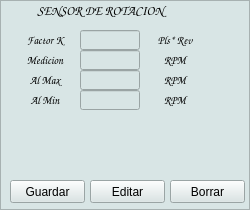
    <widget class="QFrame" name="FROT">
     <property name="geometry">
      <rect>
       <x>670</x>
       <y>130</y>
       <width>250</width>
       <height>210</height>
      </rect>
     </property>
     <property name="palette">
      <palette>
       <active>
        <colorrole role="Button">
         <brush brushstyle="SolidPattern">
          <color alpha="255">
           <red>216</red>
           <green>229</green>
           <blue>229</blue>
          </color>
         </brush>
        </colorrole>
        <colorrole role="Base">
         <brush brushstyle="SolidPattern">
          <color alpha="255">
           <red>216</red>
           <green>229</green>
           <blue>229</blue>
          </color>
         </brush>
        </colorrole>
        <colorrole role="Window">
         <brush brushstyle="SolidPattern">
          <color alpha="255">
           <red>216</red>
           <green>229</green>
           <blue>229</blue>
          </color>
         </brush>
        </colorrole>
       </active>
       <inactive>
        <colorrole role="Button">
         <brush brushstyle="SolidPattern">
          <color alpha="255">
           <red>216</red>
           <green>229</green>
           <blue>229</blue>
          </color>
         </brush>
        </colorrole>
        <colorrole role="Base">
         <brush brushstyle="SolidPattern">
          <color alpha="255">
           <red>216</red>
           <green>229</green>
           <blue>229</blue>
          </color>
         </brush>
        </colorrole>
        <colorrole role="Window">
         <brush brushstyle="SolidPattern">
          <color alpha="255">
           <red>216</red>
           <green>229</green>
           <blue>229</blue>
          </color>
         </brush>
        </colorrole>
       </inactive>
       <disabled>
        <colorrole role="Button">
         <brush brushstyle="SolidPattern">
          <color alpha="255">
           <red>216</red>
           <green>229</green>
           <blue>229</blue>
          </color>
         </brush>
        </colorrole>
        <colorrole role="Base">
         <brush brushstyle="SolidPattern">
          <color alpha="255">
           <red>216</red>
           <green>229</green>
           <blue>229</blue>
          </color>
         </brush>
        </colorrole>
        <colorrole role="Window">
         <brush brushstyle="SolidPattern">
          <color alpha="255">
           <red>216</red>
           <green>229</green>
           <blue>229</blue>
          </color>
         </brush>
        </colorrole>
       </disabled>
      </palette>
     </property>
     <property name="autoFillBackground">
      <bool>false</bool>
     </property>
     <property name="frameShape">
      <enum>QFrame::StyledPanel</enum>
     </property>
     <property name="frameShadow">
      <enum>QFrame::Raised</enum>
     </property>
     <widget class="QLabel" name="label_24">
      <property name="geometry">
       <rect>
        <x>20</x>
        <y>30</y>
        <width>50</width>
        <height>20</height>
       </rect>
      </property>
      <property name="font">
       <font>
        <family>Comic Sans MS</family>
        <pointsize>8</pointsize>
        <weight>75</weight>
        <bold>true</bold>
       </font>
      </property>
      <property name="text">
       <string>Factor K</string>
      </property>
      <property name="alignment">
       <set>Qt::AlignCenter</set>
      </property>
     </widget>
     <widget class="QLineEdit" name="RPM_FK">
      <property name="enabled">
       <bool>true</bool>
      </property>
      <property name="geometry">
       <rect>
        <x>80</x>
        <y>30</y>
        <width>60</width>
        <height>20</height>
       </rect>
      </property>
      <property name="sizePolicy">
       <sizepolicy hsizetype="Expanding" vsizetype="Maximum">
        <horstretch>0</horstretch>
        <verstretch>0</verstretch>
       </sizepolicy>
      </property>
      <property name="font">
       <font>
        <family>Times New Roman</family>
        <pointsize>8</pointsize>
        <weight>75</weight>
        <bold>true</bold>
       </font>
      </property>
      <property name="contextMenuPolicy">
       <enum>Qt::DefaultContextMenu</enum>
      </property>
      <property name="layoutDirection">
       <enum>Qt::LeftToRight</enum>
      </property>
      <property name="autoFillBackground">
       <bool>false</bool>
      </property>
      <property name="locale">
       <locale language="StandardMoroccanTamazight" country="Morocco"/>
      </property>
      <property name="text">
       <string/>
      </property>
      <property name="alignment">
       <set>Qt::AlignCenter</set>
      </property>
     </widget>
     <widget class="QLabel" name="RPM_NOM">
      <property name="geometry">
       <rect>
        <x>0</x>
        <y>0</y>
        <width>201</width>
        <height>20</height>
       </rect>
      </property>
      <property name="font">
       <font>
        <family>Comic Sans MS</family>
        <pointsize>10</pointsize>
        <weight>75</weight>
        <bold>true</bold>
       </font>
      </property>
      <property name="text">
       <string>SENSOR DE ROTACION</string>
      </property>
      <property name="alignment">
       <set>Qt::AlignCenter</set>
      </property>
     </widget>
     <widget class="QLineEdit" name="RPM_MED">
      <property name="enabled">
       <bool>true</bool>
      </property>
      <property name="geometry">
       <rect>
        <x>80</x>
        <y>50</y>
        <width>60</width>
        <height>20</height>
       </rect>
      </property>
      <property name="sizePolicy">
       <sizepolicy hsizetype="Expanding" vsizetype="Maximum">
        <horstretch>0</horstretch>
        <verstretch>0</verstretch>
       </sizepolicy>
      </property>
      <property name="font">
       <font>
        <family>Times New Roman</family>
        <pointsize>8</pointsize>
        <weight>75</weight>
        <bold>true</bold>
       </font>
      </property>
      <property name="contextMenuPolicy">
       <enum>Qt::DefaultContextMenu</enum>
      </property>
      <property name="layoutDirection">
       <enum>Qt::LeftToRight</enum>
      </property>
      <property name="autoFillBackground">
       <bool>false</bool>
      </property>
      <property name="locale">
       <locale language="StandardMoroccanTamazight" country="Morocco"/>
      </property>
      <property name="text">
       <string/>
      </property>
      <property name="alignment">
       <set>Qt::AlignCenter</set>
      </property>
     </widget>
     <widget class="QLabel" name="label_25">
      <property name="geometry">
       <rect>
        <x>20</x>
        <y>50</y>
        <width>50</width>
        <height>20</height>
       </rect>
      </property>
      <property name="font">
       <font>
        <family>Comic Sans MS</family>
        <pointsize>8</pointsize>
        <weight>75</weight>
        <bold>true</bold>
       </font>
      </property>
      <property name="text">
       <string>Medicion</string>
      </property>
      <property name="alignment">
       <set>Qt::AlignCenter</set>
      </property>
     </widget>
     <widget class="QLabel" name="label_26">
      <property name="geometry">
       <rect>
        <x>20</x>
        <y>70</y>
        <width>50</width>
        <height>20</height>
       </rect>
      </property>
      <property name="font">
       <font>
        <family>Comic Sans MS</family>
        <pointsize>8</pointsize>
        <weight>75</weight>
        <bold>true</bold>
       </font>
      </property>
      <property name="text">
       <string>Al Max</string>
      </property>
      <property name="alignment">
       <set>Qt::AlignCenter</set>
      </property>
     </widget>
     <widget class="QLineEdit" name="RPM_ALMAX">
      <property name="enabled">
       <bool>true</bool>
      </property>
      <property name="geometry">
       <rect>
        <x>80</x>
        <y>70</y>
        <width>60</width>
        <height>20</height>
       </rect>
      </property>
      <property name="sizePolicy">
       <sizepolicy hsizetype="Expanding" vsizetype="Maximum">
        <horstretch>0</horstretch>
        <verstretch>0</verstretch>
       </sizepolicy>
      </property>
      <property name="font">
       <font>
        <family>Times New Roman</family>
        <pointsize>8</pointsize>
        <weight>75</weight>
        <bold>true</bold>
       </font>
      </property>
      <property name="contextMenuPolicy">
       <enum>Qt::DefaultContextMenu</enum>
      </property>
      <property name="layoutDirection">
       <enum>Qt::LeftToRight</enum>
      </property>
      <property name="autoFillBackground">
       <bool>false</bool>
      </property>
      <property name="locale">
       <locale language="StandardMoroccanTamazight" country="Morocco"/>
      </property>
      <property name="text">
       <string/>
      </property>
      <property name="alignment">
       <set>Qt::AlignCenter</set>
      </property>
     </widget>
     <widget class="QLineEdit" name="RPM_ALMIN">
      <property name="enabled">
       <bool>true</bool>
      </property>
      <property name="geometry">
       <rect>
        <x>80</x>
        <y>90</y>
        <width>60</width>
        <height>20</height>
       </rect>
      </property>
      <property name="sizePolicy">
       <sizepolicy hsizetype="Expanding" vsizetype="Maximum">
        <horstretch>0</horstretch>
        <verstretch>0</verstretch>
       </sizepolicy>
      </property>
      <property name="font">
       <font>
        <family>Times New Roman</family>
        <pointsize>8</pointsize>
        <weight>75</weight>
        <bold>true</bold>
       </font>
      </property>
      <property name="contextMenuPolicy">
       <enum>Qt::DefaultContextMenu</enum>
      </property>
      <property name="layoutDirection">
       <enum>Qt::LeftToRight</enum>
      </property>
      <property name="autoFillBackground">
       <bool>false</bool>
      </property>
      <property name="locale">
       <locale language="StandardMoroccanTamazight" country="Morocco"/>
      </property>
      <property name="text">
       <string/>
      </property>
      <property name="alignment">
       <set>Qt::AlignCenter</set>
      </property>
     </widget>
     <widget class="QLabel" name="label_27">
      <property name="geometry">
       <rect>
        <x>20</x>
        <y>90</y>
        <width>50</width>
        <height>20</height>
       </rect>
      </property>
      <property name="font">
       <font>
        <family>Comic Sans MS</family>
        <pointsize>8</pointsize>
        <weight>75</weight>
        <bold>true</bold>
       </font>
      </property>
      <property name="text">
       <string>Al Min</string>
      </property>
      <property name="alignment">
       <set>Qt::AlignCenter</set>
      </property>
     </widget>
     <widget class="QLabel" name="RPM_UNIDAD">
      <property name="geometry">
       <rect>
        <x>150</x>
        <y>30</y>
        <width>50</width>
        <height>20</height>
       </rect>
      </property>
      <property name="font">
       <font>
        <family>Comic Sans MS</family>
        <pointsize>8</pointsize>
        <weight>75</weight>
        <bold>true</bold>
       </font>
      </property>
      <property name="text">
       <string>Pls* Rev</string>
      </property>
      <property name="alignment">
       <set>Qt::AlignCenter</set>
      </property>
     </widget>
     <widget class="QLabel" name="RPM_UNIDAD_MED">
      <property name="geometry">
       <rect>
        <x>150</x>
        <y>50</y>
        <width>50</width>
        <height>20</height>
       </rect>
      </property>
      <property name="font">
       <font>
        <family>Comic Sans MS</family>
        <pointsize>8</pointsize>
        <weight>75</weight>
        <bold>true</bold>
       </font>
      </property>
      <property name="text">
       <string>RPM</string>
      </property>
      <property name="alignment">
       <set>Qt::AlignCenter</set>
      </property>
     </widget>
     <widget class="QLabel" name="RPM_UNIDAD_ALMAX">
      <property name="geometry">
       <rect>
        <x>150</x>
        <y>70</y>
        <width>50</width>
        <height>20</height>
       </rect>
      </property>
      <property name="font">
       <font>
        <family>Comic Sans MS</family>
        <pointsize>8</pointsize>
        <weight>75</weight>
        <bold>true</bold>
       </font>
      </property>
      <property name="text">
       <string>RPM</string>
      </property>
      <property name="alignment">
       <set>Qt::AlignCenter</set>
      </property>
     </widget>
     <widget class="QLabel" name="RPM_UNIDAD_ALMIN">
      <property name="geometry">
       <rect>
        <x>150</x>
        <y>90</y>
        <width>50</width>
        <height>20</height>
       </rect>
      </property>
      <property name="font">
       <font>
        <family>Comic Sans MS</family>
        <pointsize>8</pointsize>
        <weight>75</weight>
        <bold>true</bold>
       </font>
      </property>
      <property name="text">
       <string>RPM</string>
      </property>
      <property name="alignment">
       <set>Qt::AlignCenter</set>
      </property>
     </widget>
     <widget class="QPushButton" name="RPM_GUARDAR">
      <property name="geometry">
       <rect>
        <x>10</x>
        <y>180</y>
        <width>75</width>
        <height>23</height>
       </rect>
      </property>
      <property name="text">
       <string>Guardar</string>
      </property>
     </widget>
     <widget class="QPushButton" name="RPM_EDITAR">
      <property name="geometry">
       <rect>
        <x>90</x>
        <y>180</y>
        <width>75</width>
        <height>23</height>
       </rect>
      </property>
      <property name="text">
       <string>Editar</string>
      </property>
     </widget>
     <widget class="QPushButton" name="RPM_BORRAR">
      <property name="geometry">
       <rect>
        <x>170</x>
        <y>180</y>
        <width>75</width>
        <height>23</height>
       </rect>
      </property>
      <property name="text">
       <string>Borrar</string>
      </property>
     </widget>
    </widget>
